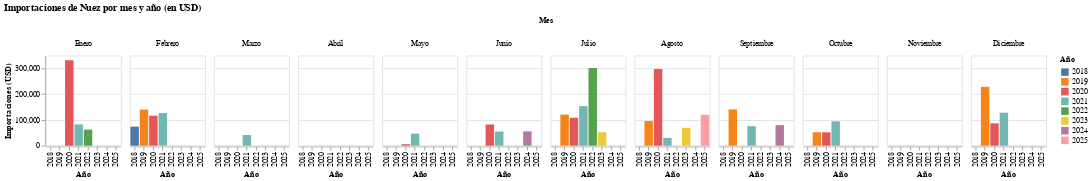

The code cell stored with this chart in its notebook:
### Code cell
# --- Librerías ---
import pandas as pd
import altair as alt

# --- 1. Cargar el CSV desde tu Google Colab ---
# Reemplaza la ruta por la de tu archivo en Colab, por ejemplo:
# from google.colab import files
# uploaded = files.upload()
# df = pd.read_csv("Importaciones_15 de octubre.csv", sep=";")

df = pd.read_csv("/content/nuez grafico por mes.csv", sep=";")

# --- 2. Limpieza de datos ---
df = df.dropna(axis=1, how="all")
df = df[["Producto", "Año", "Mes", "Valor en CIF"]]

# Quitar espacios y convertir los valores numéricos correctamente
df.columns = df.columns.str.strip()
df["Mes"] = df["Mes"].str.strip()
df["Valor en CIF"] = df["Valor en CIF"].astype(str).str.replace(",", ".")
df["Valor en CIF"] = pd.to_numeric(df["Valor en CIF"], errors="coerce")

# Eliminar nulos y ceros
df = df.dropna(subset=["Año", "Mes", "Valor en CIF"])
df = df[df["Valor en CIF"] > 0]

# Convertir año a entero
df["Año"] = df["Año"].astype(int)

# --- 3. Ordenar los meses y filtrar valores no válidos ---
orden_meses = [
    "Enero", "Febrero", "Marzo", "Abril", "Mayo", "Junio",
    "Julio", "Agosto", "Septiembre", "Octubre", "Noviembre", "Diciembre"
]

df["Mes"] = pd.Categorical(df["Mes"], categories=orden_meses, ordered=True)
df = df.dropna(subset=["Mes"])  # Elimina filas donde Mes no esté en orden_meses

# --- 4. Crear gráfico ---
chart = (
    alt.Chart(df)
    .mark_bar()
    .encode(
        x=alt.X("Año:O", title="Año"),
        y=alt.Y("sum(Valor en CIF):Q", title="Importaciones (USD)"),
        color=alt.Color("Año:N", title="Año"),
        column=alt.Column("Mes:N", title="Mes", sort=orden_meses, spacing=10),
        tooltip=[
            alt.Tooltip("Año:O"),
            alt.Tooltip("Mes:N"),
            alt.Tooltip("sum(Valor en CIF):Q", title="Importaciones (USD)")
        ]
    )
    .properties(
        title="Importaciones de Nuez por mes y año (en USD)",
        width=100,
        height=120
    )
)

chart

### Figure 1 — Vega-Lite specification as saved in the notebook (floating-point values rounded to 4 significant figures)
{"config": {"view": {"continuousWidth": 300, "continuousHeight": 300}}, "data": {"name": "data-0e992ebdee9d5ea7fd950401ecaa24f7"}, "mark": {"type": "bar"}, "encoding": {"color": {"field": "Año", "title": "Año", "type": "nominal"}, "column": {"field": "Mes", "sort": ["Enero", "Febrero", "Marzo", "Abril", "Mayo", "Junio", "Julio", "Agosto", "Septiembre", "Octubre", "Noviembre", "Diciembre"], "spacing": 10, "title": "Mes", "type": "nominal"}, "tooltip": [{"field": "Año", "type": "ordinal"}, {"field": "Mes", "type": "nominal"}, {"aggregate": "sum", "field": "Valor en CIF", "title": "Importaciones (USD)", "type": "quantitative"}], "x": {"field": "Año", "title": "Año", "type": "ordinal"}, "y": {"aggregate": "sum", "field": "Valor en CIF", "title": "Importaciones (USD)", "type": "quantitative"}}, "height": 120, "title": "Importaciones de Nuez por mes y año (en USD)", "width": 100, "$schema": "https://vega.github.io/schema/vega-lite/v5.20.1.json", "datasets": {"data-0e992ebdee9d5ea7fd950401ecaa24f7": [{"Producto": "Nuez", "Año": 2022, "Mes": "Enero", "Valor en CIF": 62170.0}, {"Producto": "Nuez", "Año": 2021, "Mes": "Enero", "Valor en CIF": 82800.0}, {"Producto": "Nuez", "Año": 2020, "Mes": "Enero", "Valor en CIF": 331600.0}, {"Producto": "Nuez", "Año": 2021, "Mes": "Febrero", "Valor en CIF": 127000.0}, {"Producto": "Nuez", "Año": 2020, "Mes": "Febrero", "Valor en CIF": 116500.0}, {"Producto": "Nuez", "Año": 2019, "Mes": "Febrero", "Valor en CIF": 139900.0}, {"Producto": "Nuez", "Año": 2018, "Mes": "Febrero", "Valor en CIF": 73950.0}, {"Producto": "Nuez", "Año": 2021, "Mes": "Marzo", "Valor en CIF": 41340.0}, {"Producto": "Nuez", "Año": 2023, "Mes": "Abril", "Valor en CIF": 20.0}, {"Producto": "Nuez", "Año": 2021, "Mes": "Mayo", "Valor en CIF": 46780.0}, {"Producto": "Nuez", "Año": 2020, "Mes": "Mayo", "Valor en CIF": 5708.0}, {"Producto": "Nuez", "Año": 2024, "Mes": "Junio", "Valor en CIF": 55580.0}, {"Producto": "Nuez", "Año": 2021, "Mes": "Junio", "Valor en CIF": 55050.0}, {"Producto": "Nuez", "Año": 2020, "Mes": "Junio", "Valor en CIF": 82360.0}, {"Producto": "Nuez", "Año": 2023, "Mes": "Julio", "Valor en CIF": 52200.0}, {"Producto": "Nuez", "Año": 2022, "Mes": "Julio", "Valor en CIF": 301600.0}, {"Producto": "Nuez", "Año": 2021, "Mes": "Julio", "Valor en CIF": 153600.0}, {"Producto": "Nuez", "Año": 2020, "Mes": "Julio", "Valor en CIF": 108600.0}, {"Producto": "Nuez", "Año": 2019, "Mes": "Julio", "Valor en CIF": 120600.0}, {"Producto": "Nuez", "Año": 2025, "Mes": "Agosto", "Valor en CIF": 120000.0}, {"Producto": "Nuez", "Año": 2023, "Mes": "Agosto", "Valor en CIF": 69300.0}, {"Producto": "Nuez", "Año": 2021, "Mes": "Agosto", "Valor en CIF": 30310.0}, {"Producto": "Nuez", "Año": 2020, "Mes": "Agosto", "Valor en CIF": 297600.0}, {"Producto": "Nuez", "Año": 2019, "Mes": "Agosto", "Valor en CIF": 95940.0}, {"Producto": "Nuez", "Año": 2024, "Mes": "Septiembre", "Valor en CIF": 79800.0}, {"Producto": "Nuez", "Año": 2021, "Mes": "Septiembre", "Valor en CIF": 75930.0}, {"Producto": "Nuez", "Año": 2019, "Mes": "Septiembre", "Valor en CIF": 140900.0}, {"Producto": "Nuez", "Año": 2021, "Mes": "Octubre", "Valor en CIF": 94440.0}, {"Producto": "Nuez", "Año": 2020, "Mes": "Octubre", "Valor en CIF": 51970.0}, {"Producto": "Nuez", "Año": 2019, "Mes": "Octubre", "Valor en CIF": 52130.0}, {"Producto": "Nuez", "Año": 2020, "Mes": "Noviembre", "Valor en CIF": 590.0}, {"Producto": "Nuez", "Año": 2021, "Mes": "Diciembre", "Valor en CIF": 128300.0}, {"Producto": "Nuez", "Año": 2020, "Mes": "Diciembre", "Valor en CIF": 86800.0}, {"Producto": "Nuez", "Año": 2019, "Mes": "Diciembre", "Valor en CIF": 228700.0}]}}
